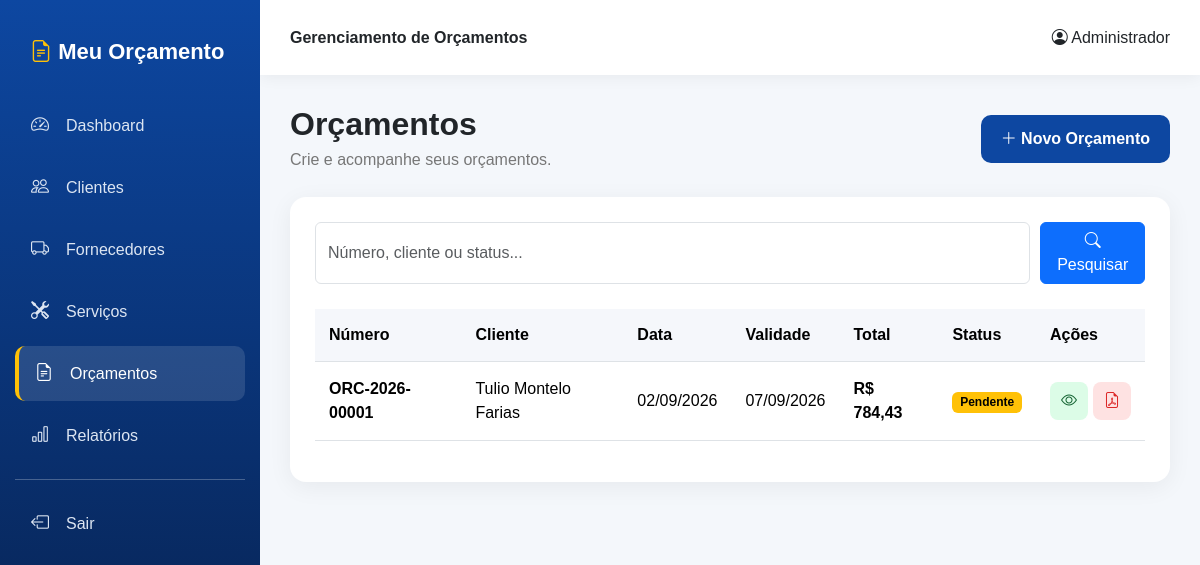
Screenshot of /orcamentos/index.php (signed in) with the database file from the repository.
### tables this page shows
CREATE TABLE `orcamentos` (
  `id` int(11) NOT NULL,
  `numero` varchar(30) NOT NULL,
  `cliente_id` int(11) NOT NULL,
  `data_orcamento` date NOT NULL,
  `validade` date DEFAULT NULL,
  `subtotal` decimal(12,2) NOT NULL DEFAULT 0.00,
  `desconto` decimal(12,2) NOT NULL DEFAULT 0.00,
  `total` decimal(12,2) NOT NULL DEFAULT 0.00,
  `status` enum('pendente','aprovado','recusado','finalizado') DEFAULT 'pendente',
  `observacoes` text DEFAULT NULL,
  `usuario_id` int(11) DEFAULT NULL,
  `criado_em` timestamp NOT NULL DEFAULT current_timestamp(),
  `atualizado_em` timestamp NOT NULL DEFAULT current_timestamp() ON UPDATE current_timestamp()
);

CREATE TABLE `clientes` (
  `id` int(11) NOT NULL,
  `nome` varchar(150) NOT NULL,
  `tipo_pessoa` enum('fisica','juridica') DEFAULT 'fisica',
  `cpf_cnpj` varchar(20) DEFAULT NULL,
  `telefone` varchar(20) DEFAULT NULL,
  `whatsapp` varchar(20) DEFAULT NULL,
  `email` varchar(150) DEFAULT NULL,
  `cep` varchar(10) DEFAULT NULL,
  `endereco` varchar(200) DEFAULT NULL,
  `numero` varchar(20) DEFAULT NULL,
  `complemento` varchar(100) DEFAULT NULL,
  `bairro` varchar(100) DEFAULT NULL,
  `cidade` varchar(100) DEFAULT NULL,
  `estado` char(2) DEFAULT NULL,
  `observacoes` text DEFAULT NULL,
  `status` enum('ativo','inativo') DEFAULT 'ativo',
  `criado_em` timestamp NOT NULL DEFAULT current_timestamp(),
  `atualizado_em` timestamp NOT NULL DEFAULT current_timestamp() ON UPDATE current_timestamp()
);

### orcamentos/index.php (the view, shortened to what this page needs)
<?php
require_once "../config/database.php";
$pesquisa = trim($_GET["pesquisa"] ?? "");
if ($pesquisa !== "") {
    $sql = "
        SELECT
            o.*,
            c.nome AS cliente_nome
        FROM orcamentos o
        INNER JOIN clientes c
            ON c.id = o.cliente_id
        WHERE
            o.numero LIKE :pesquisa
            OR c.nome LIKE :pesquisa
            OR o.status LIKE :pesquisa
        ORDER BY o.id DESC
    ";
    $stmt = $pdo->prepare($sql);
    $stmt->execute([
        ":pesquisa" => "%{$pesquisa}%"
    ]);
} else {
    $stmt = $pdo->query("
        SELECT
            o.*,
            c.nome AS cliente_nome
        FROM orcamentos o
        INNER JOIN clientes c
            ON c.id = o.cliente_id
        ORDER BY o.id DESC
    ");
}
$orcamentos = $stmt->fetchAll();
function badgeStatus($status)
{
    return match ($status) {
        "aprovado" =>
            "success",
        "recusado" =>
            "danger",
        "finalizado" =>
            "primary",
        default =>
            "warning"
    };
}
?>
<!DOCTYPE html>
<html lang="pt-BR">
<head>
    <link
        href="https://cdn.jsdelivr.net/npm/bootstrap@5.3.3/dist/css/bootstrap.min.css"
        rel="stylesheet"
    >
    <link
        rel="stylesheet"
        href="https://cdn.jsdelivr.net/npm/bootstrap-icons@1.11.3/font/bootstrap-icons.min.css"
    >
</head>
<body>
<div class="sidebar">
    <div class="logo">
        <i class="bi bi-file-earmark-text"></i>
        Meu Orçamento
    </div>
    <a href="../dashboard/">
        <i class="bi bi-speedometer2"></i>
        Dashboard
    </a>
    <a href="../clientes/">
        <i class="bi bi-people"></i>
        Clientes
    </a>
    <a href="../fornecedores/">
        <i class="bi bi-truck"></i>
        Fornecedores
    </a>
    <a href="../servicos/">
        <i class="bi bi-tools"></i>
        Serviços
    </a>
    <a href="index.php" class="active">
        <i class="bi bi-file-earmark-text"></i>
        Orçamentos
    </a>
    <a href="../relatorios/">
        <i class="bi bi-bar-chart"></i>
        Relatórios
    </a>
    <hr>
    <a href="../logout.php">
        <i class="bi bi-box-arrow-left"></i>
        Sair
    </a>
</div>
<div class="main">
    <div class="topbar">
        <strong>
            Gerenciamento de Orçamentos
        </strong>
        <div>
            <i class="bi bi-person-circle"></i>
            <?= htmlspecialchars(
                $_SESSION["usuario_nome"] ?? "Usuário"
            ) ?>
        </div>
    </div>
    <div class="content">
        <div class="page-header">
            <div>
                <h2>Orçamentos</h2>
                <p>
                    Crie e acompanhe seus orçamentos.
                </p>
            </div>
            <a
                href="novo.php"
                class="btn-novo"
            >
                <i class="bi bi-plus-lg"></i>
                Novo Orçamento
            </a>
        </div>
        <div class="box">
            <form
                method="GET"
                class="search-box"
            >
                <input
                    type="text"
                    name="pesquisa"
                    class="form-control"
                    placeholder="Número, cliente ou status..."
                    value="<?= htmlspecialchars($pesquisa) ?>"
                >
                <button
                    class="btn btn-primary"
                >
                    <i class="bi bi-search"></i>
                    Pesquisar
                </button>
            </form>
            <?php if ($orcamentos): ?>
                <div class="table-responsive">
                    <table class="table">
                        <thead>
                            <tr>
                                <th>Número</th>
                                <th>Cliente</th>
                                <th>Data</th>
                                <th>Validade</th>
                                <th>Total</th>
                                <th>Status</th>
                                <th>Ações</th>
                            </tr>
                        </thead>
                        <tbody>
                        <?php foreach ($orcamentos as $orcamento): ?>
                            <tr>
                                <td>
                                    <strong>
                                        <?= htmlspecialchars($orcamento["numero"]) ?>
                                    </strong>
                                </td>
                                <td>
                                    <?= htmlspecialchars(
                                        $orcamento["cliente_nome"]
                                    ) ?>
                                </td>
                                <td>
                                    <?= date(
                                        "d/m/Y",
                                        strtotime($orcamento["data_orcamento"])
                                    ) ?>
                                </td>
                                <td>
                                    <?php if ($orcamento["validade"]): ?>
                                        <?= date(
                                            "d/m/Y",
                                            strtotime($orcamento["validade"])
                                        ) ?>
                                    <?php else: ?>
                                        -
                                    <?php endif; ?>
                                </td>
                                <td class="valor">
                                    R$
                                    <?= number_format(
                                        $orcamento["total"],
                                        2,
                                        ",",
                                        "."
                                    ) ?>
                                </td>
                                <td>
                                    <span
                                        class="badge text-bg-<?= badgeStatus($orcamento["status"]) ?>"
                                    >
                                        <?= ucfirst(
                                            $orcamento["status"]
                                        ) ?>
                                    </span>
                                </td>
                                <td>
                                    <div class="acoes">
                                        <a
                                            href="visualizar.php?id=<?= $orcamento["id"] ?>"
                                            class="btn-ver"
                                            title="Visualizar"
                                        >
                                            <i class="bi bi-eye"></i>
                                        </a>
                                        <a
                                            href="gerar_pdf.php?id=<?= $orcamento["id"] ?>"
                                            class="btn-pdf"
                                            title="PDF"
                                            target="_blank"
                                        >
                                            <i class="bi bi-file-earmark-pdf"></i>
                                        </a>
                                    </div>
                                </td>
                            </tr>
                        <?php endforeach; ?>
                        </tbody>
                    </table>
                </div>
            <?php endif; ?>
        </div>
    </div>
</div>
</body>
</html>

### orcamentos/index.php (style rules this page uses)
body { margin: 0; background: #f4f7fb; font-family: Arial, Helvetica, sans-serif; }
.sidebar { position: fixed; width: 260px; height: 100vh; background: linear-gradient( 180deg, #0d47a1, #061d46 ); color: white; padding: 25px 15px; }
.logo { font-size: 22px; font-weight: bold; padding: 10px 15px 30px; }
.logo i { color: #ffc107; }
.sidebar a { display: flex; align-items: center; color: #dce5f2; text-decoration: none; padding: 14px 16px; margin-bottom: 7px; border-radius: 10px; transition: .3s; }
.sidebar a i { width: 27px; margin-right: 8px; font-size: 18px; }
.sidebar a:hover, .sidebar a.active { background: rgba(255,255,255,.12); color: white; }
.sidebar a.active { border-left: 4px solid #ffc107; }
.main { margin-left: 260px; min-height: 100vh; }
.topbar { background: white; height: 75px; padding: 0 30px; display: flex; align-items: center; justify-content: space-between; box-shadow: 0 2px 15px rgba(0,0,0,.06); }
.content { padding: 30px; }
.page-header { display: flex; justify-content: space-between; align-items: center; margin-bottom: 25px; }
.page-header h2 { font-weight: bold; margin: 0; }
.page-header p { color: #777; margin: 5px 0 0; }
.btn-novo { background: #0d47a1; color: white; text-decoration: none; padding: 12px 20px; border-radius: 10px; font-weight: bold; }
.box { background: white; padding: 25px; border-radius: 16px; box-shadow: 0 5px 25px rgba(0,0,0,.06); }
.search-box { display: flex; gap: 10px; margin-bottom: 25px; }
.table { vertical-align: middle; }
.table th { background: #f5f7fb; padding: 14px; }
.table td { padding: 15px 14px; }
.valor { color: #0d47a1; font-weight: bold; }
.acoes { display: flex; gap: 5px; }
.acoes a { width: 38px; height: 38px; display: flex; align-items: center; justify-content: center; border-radius: 8px; text-decoration: none; }
.btn-ver { background: #dcfce7; color: #166534; }
.btn-pdf { background: #fee2e2; color: #dc2626; }

### rows the page displays
orcamentos: numero "ORC-2026-00001", cliente.nome "Tulio Montelo Farias", data_orcamento "02/09/2026", validade "07/09/2026", total "784,43", status "Pendente"

### other values shown
$_SESSION["usuario_nome"] "Administrador"
